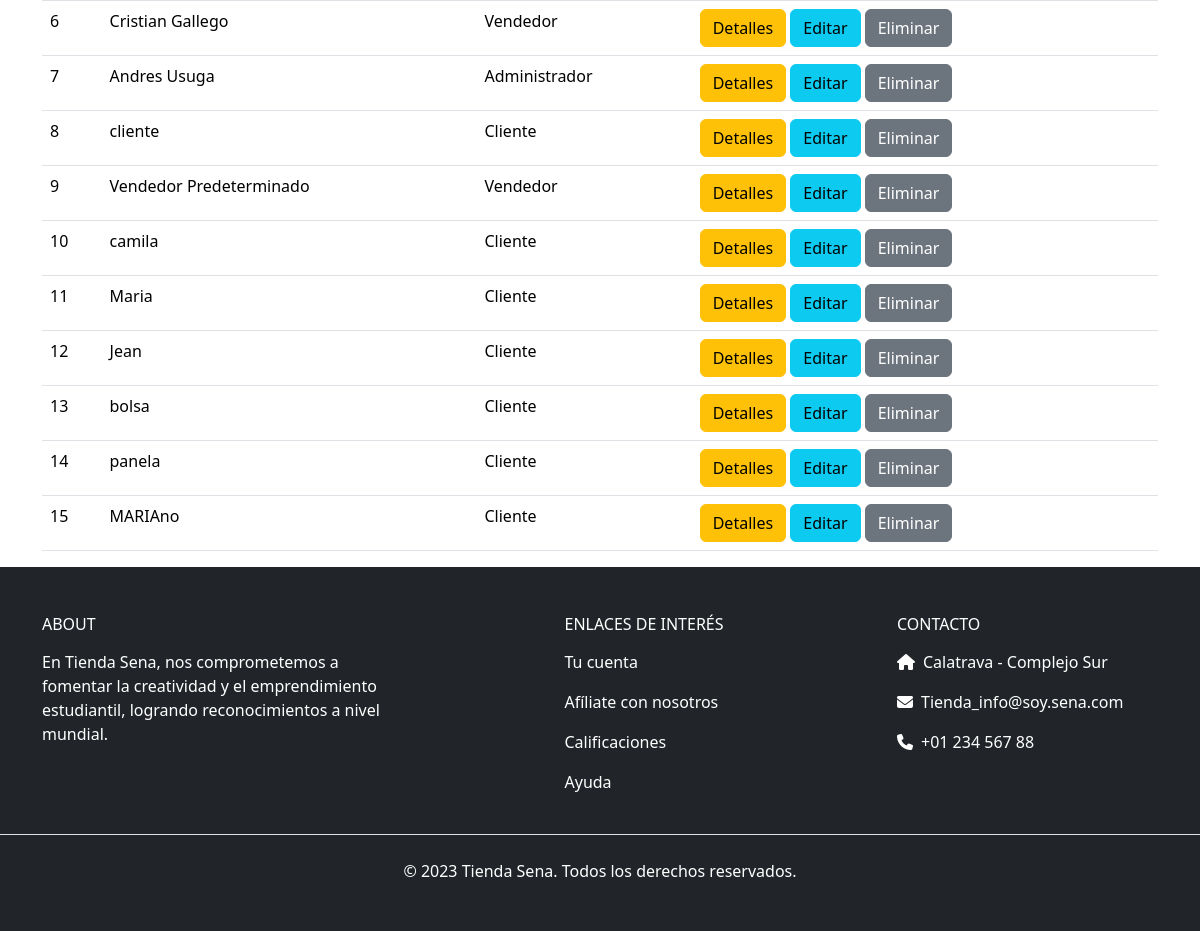
The page /usuarios (lower part) on the database as committed earlier.
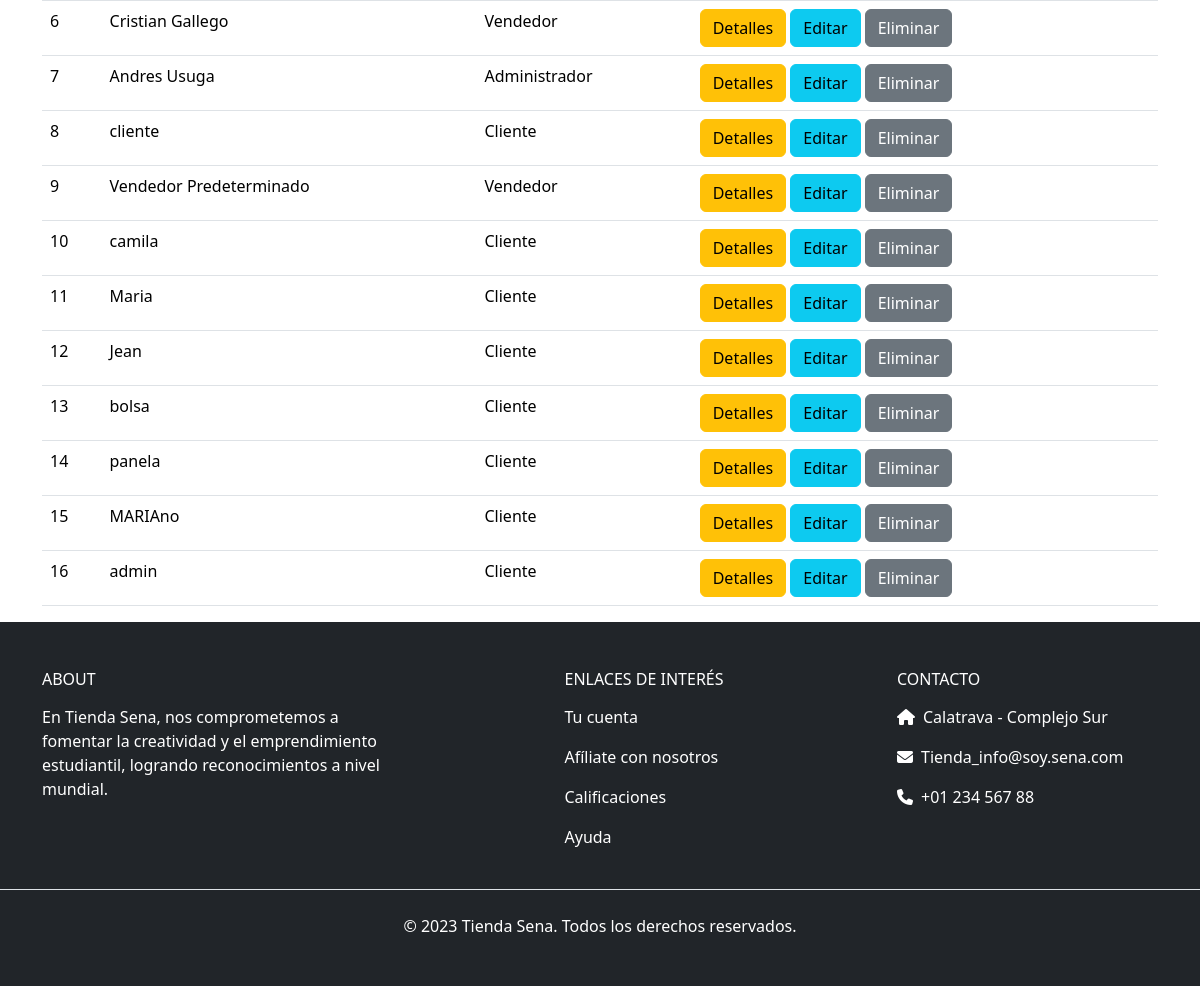
The same page on the database as committed later.
### tienda_sena/models.py (models this page shows, shortened)
class Usuario(models.Model):
    nombre_apellido = models.CharField(max_length=150)
    documento = models.CharField(max_length=20, default="000000")
    contacto = models.IntegerField(default=0)
    correo = models.CharField(max_length=254, unique=True)
    password = models.CharField(max_length=128)
    ROLES = (
        (1, "Administrador"),
        (2, "Cliente"),
        (3, "Vendedor"),
    )
    rol = models.IntegerField(choices=ROLES, default=2)
    imagen_perfil = models.ImageField(upload_to='usuarios/', null=True, blank=True)  # Campo para la foto de perfil
    certificado = models.ImageField(upload_to='certificado/', null=True, blank=True)

### tienda_sena/views.py (the view)
# urls.py: path('usuarios', views.usuarios, name='usuarios'),
def usuarios(request):
    q = Usuario.objects.all()
    contexto = { "data": q }
    return render(request, "administrador/usuarios/listar_usuarios.html", contexto)

### tienda_sena/context_processors.py (called while the page is built)
def categorias(request):
    categorias = Producto.CATEGORIAS
    return {'categorias': categorias}

def colores(request):
    colores = Producto.COLORES
    return {'colores': colores}

### tienda_sena/templates/administrador/usuarios/listar_usuarios.html (shortened to what this page needs)
{% extends 'bases/base.html' %}
{% load static %}
{% block main %}
<div class="d-flex flex-wrap content">
    <div class="container mt-5">
        <table class="table">
            <tbody>
                {% for x in data %}
                    <tr>
                        <td>{{ x.id }}</td>
                        <td>{{ x.nombre_apellido }}</td>
                        <td>{{ x.get_rol_display }}</td>
                        <td>
                            <a href="{% url 'perfil_usuario_id' x.id %}" class="btn btn-warning">Detalles</a>
                            <a href="{% url 'editar_usuario' x.id %}" class="btn btn-info">Editar</a>
                            <a href="{% url 'eliminar_usuario' x.id %}" class="btn btn-secondary">Eliminar</a>
                        </td>
                    </tr>
                {% endfor %}
            </tbody>
        </table>
    </div>
</div>
{% endblock %}

Rows that differ between the two databases and show on the page:
added Usuario: id "16", nombre_apellido "admin", rol "Cliente"
